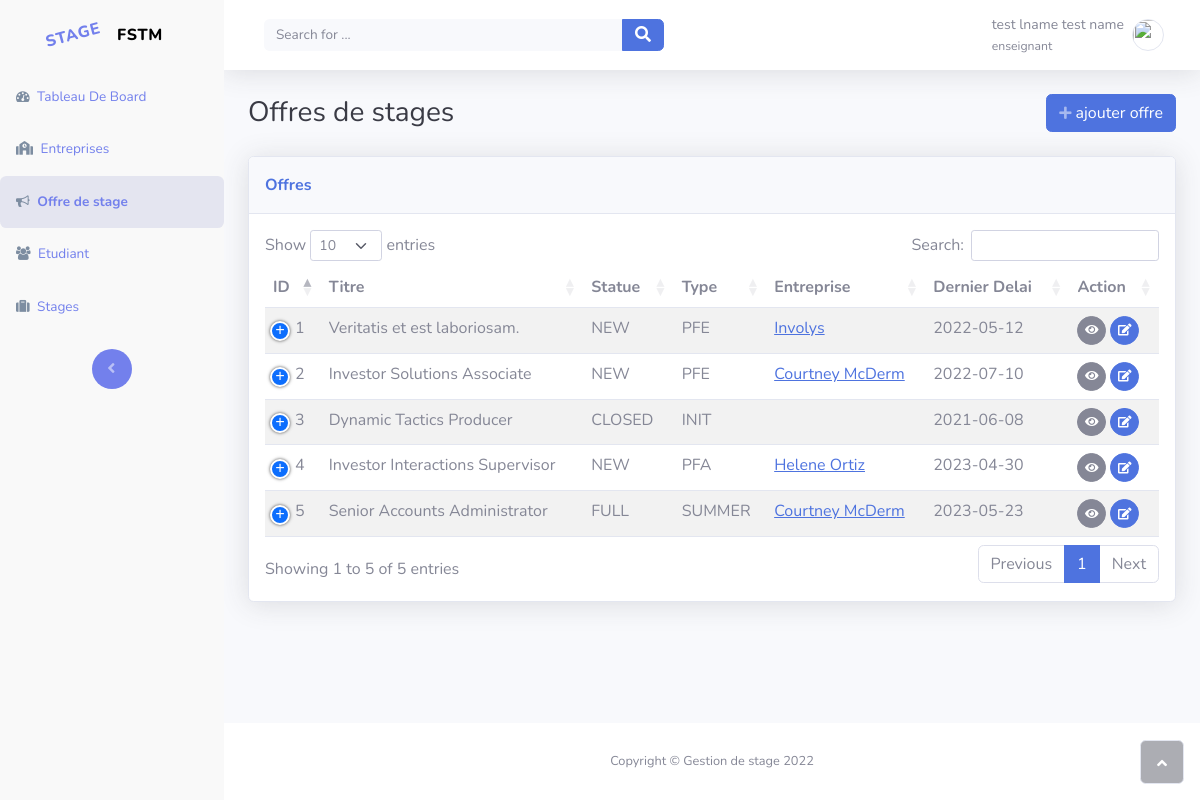
The page /offres (signed in) on the database its author committed.
### tables this page shows
CREATE TABLE `offre` (
  `id` int(11) NOT NULL,
  `created_date` datetime(6) NOT NULL DEFAULT current_timestamp(6),
  `delai_offre` date NOT NULL,
  `description` varchar(255) NOT NULL,
  `duree_stage` int(11) NOT NULL,
  `end_stage` date NOT NULL,
  `nbr_stagiaire` tinyint(5) UNSIGNED NOT NULL,
  `start_stage` date NOT NULL,
  `statue` enum('NEW','CLOSED','CANCELED','FULL') NOT NULL,
  `title` varchar(150) NOT NULL,
  `type_stage` enum('PFE','PFA','INIT','SUMMER') NOT NULL,
  `updated_date` datetime(6) DEFAULT NULL,
  `entreprise_id` int(11) NOT NULL,
  `formation_id` int(11) NOT NULL
);

CREATE TABLE `entreprise` (
  `id` int(11) NOT NULL,
  `domaine` varchar(50) NOT NULL,
  `email` varchar(80) NOT NULL,
  `logo` varchar(255) DEFAULT NULL,
  `short_name` varchar(15) DEFAULT NULL,
  `name` varchar(100) NOT NULL,
  `phone` varchar(15) DEFAULT NULL,
  `web_site` varchar(250) DEFAULT NULL,
  `description` varchar(512) DEFAULT NULL
);

### views/resp/offre.resp.php (the view, shortened to what this page needs)
<?php
$pdo = getDBConnection();
$curr_user = $_SESSION['user'];
?>
<!DOCTYPE html>
<html lang="fr">
<head>
    <link rel="stylesheet" href="/assets/bootstrap/css/bootstrap.min.css">
    <link rel="stylesheet" href="/assets/datatable/css/dataTables.bootstrap5.min.css">
    <link rel="stylesheet" href="/assets/datatable/css/responsive.bootstrap5.min.css">
    <link rel="stylesheet" href="/assets/fonts/fontawesome-all.min.css">
    <link rel="stylesheet" href="/assets/fonts/font-awesome.min.css">
    <link rel="stylesheet" href="/assets/fonts/fontawesome5-overrides.min.css">
</head>
<body id="page-top">
<div id="wrapper">
    <?php
    require_once 'parts/sidebar.php'
    ?>
    <div class="d-flex flex-column" id="content-wrapper" style="font-size: calc(0.5em + 1vmin);">
        <div id="content">
            <?php require_once 'parts/navbar.php' ?>
            <div class="container-fluid">
                <div class="d-flex d-sm-flex justify-content-between align-items-center mb-4">
                    <h3 class="text-dark mb-0">Offres de stages<br></h3>
                    <button class="btn btn-primary d-none d-sm-block d-md-block" type="button" data-bs-target="#modal-1"
                            data-bs-toggle="modal"><i class="fas fa-plus fa-sm text-white-50"></i>&nbsp;ajouter offre
                    </button>
                </div>
                <div class="card shadow">
                    <div class="card-header py-3">
                        <p class="text-primary m-0 fw-bold">Offres</p>
                    </div>
                    <div class="card-body">
                        <table id="myTable" class="table table-striped nowrap"
                               style="width:100%; font-size: calc(0.5em + 1vmin); ">
                            <thead>
                            <th>ID</th>
                            <th>Titre</th>
                            <th>Statue</th>
                            <th>Type</th>
                            <th>Entreprise</th>
                            <th>Dernier Delai</th>
                            <th class="all">Action</th>
                            </thead>
                            <?php
                            try {
                                $query = "SELECT o.id, o.created_date, o.delai_offre, o.description,
                                            o.duree_stage, o.end_stage, o.nbr_stagiaire, o.start_stage,
                                            o.statue, o.title, o.updated_date, o.formation_id,
                                            o.type_stage, e.short_name, e.name,o.entreprise_id
                                            FROM offre o, entreprise e WHERE o.formation_id = :formation_id
                                            AND o.entreprise_id = e.id";
                                $stmt = $pdo->prepare($query);
                                $stmt->bindParam(':formation_id', $curr_user['formation_id']);
                                $stmt->execute();
                                $rows = $stmt->fetchAll(PDO::FETCH_ASSOC);
                                if (!empty($rows)) {
                                    foreach ($rows as $key => $value) {
                                        ?>
                                        <tr>
                                            <td><?php echo $value['id']; ?></td>
                                            <td><?php echo $value['title']; ?></td>
                                            <td><?php echo $value['statue']; ?></td>
                                            <td><?php echo $value['type_stage']; ?></td>
                                            <td data-bs-toggle="tooltip" title="<?php echo $value['name']; ?>">
                                                <a href="/entreprises/view?id=<?php echo $value['entreprise_id'];
                                                  ?>">
                                                    <?php echo $value['short_name']; ?>
                                                </a>
                                            </td>
                                            <td><?php echo $value['delai_offre']; ?></td>
                                            <td>
                                                <a class="btn btn-secondary bg-secondary btn-circle btn-sm"
                                                   href="/offres/view?id=<?php echo $value['id']; ?>">
                                                    <i class="fas fa-eye"></i>
                                                </a>
                                                <a class="btn btn-primary bg-primary btn-circle btn-sm"
                                                   href="/offres/update?id=<?php echo $value['id']; ?>">
                                                    <i class="fas fa-edit"></i>
                                                </a>
                                            </td>
                                        </tr>
                                        <?php
                                    }
                                } else
                                    echo "Nothing found";
                            } catch (Exception $e) {
                                echo 'Erreur : ' . $e->getMessage();
                            }
                            ?>
                        </table>
                    </div>
                </div>
            </div>
        </div>
        <footer class="bg-white sticky-footer">
            <div class="container my-auto">
                <div class="text-center my-auto copyright"><span>Copyright © Gestion de stage 2022</span></div>
            </div>
        </footer>
    </div>
    <a class="border rounded d-inline scroll-to-top" href="#page-top"><i class="fas fa-angle-up"></i></a>
</div>
</body>
</html>

### rows shown on the page
offre: id "1", title "Veritatis et est laboriosam.", statue "NEW", type_stage "PFE", entreprise.short_name "Involys", delai_offre "2022-05-12"
offre: id "2", title "Investor Solutions Associate", statue "NEW", type_stage "PFE", entreprise.short_name "Courtney McDerm", delai_offre "2022-07-10"
offre: id "3", title "Dynamic Tactics Producer", statue "CLOSED", type_stage "INIT", delai_offre "2021-06-08"
offre: id "4", title "Investor Interactions Supervisor", statue "NEW", type_stage "PFA", entreprise.short_name "Helene Ortiz", delai_offre "2023-04-30"
offre: id "5", title "Senior Accounts Administrator", statue "FULL", type_stage "SUMMER", entreprise.short_name "Courtney McDerm", delai_offre "2023-05-23"

### other values the page prints
$curr_user['lname'] "test lname"
$curr_user['fname'] "test name"
$curr_user['type'] "enseignant"
